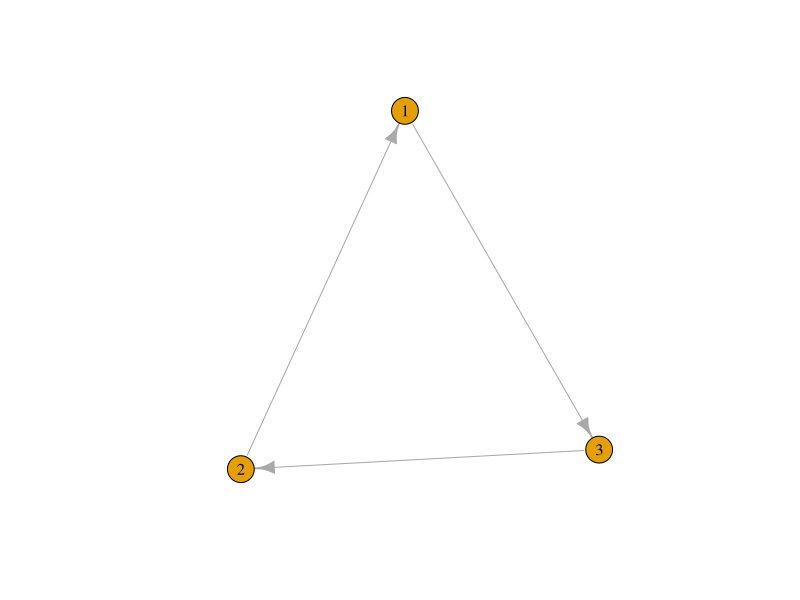
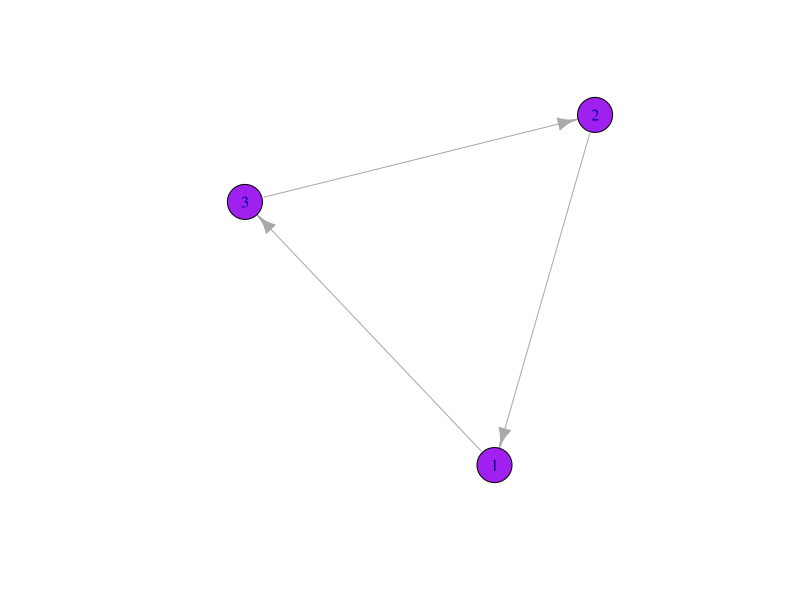
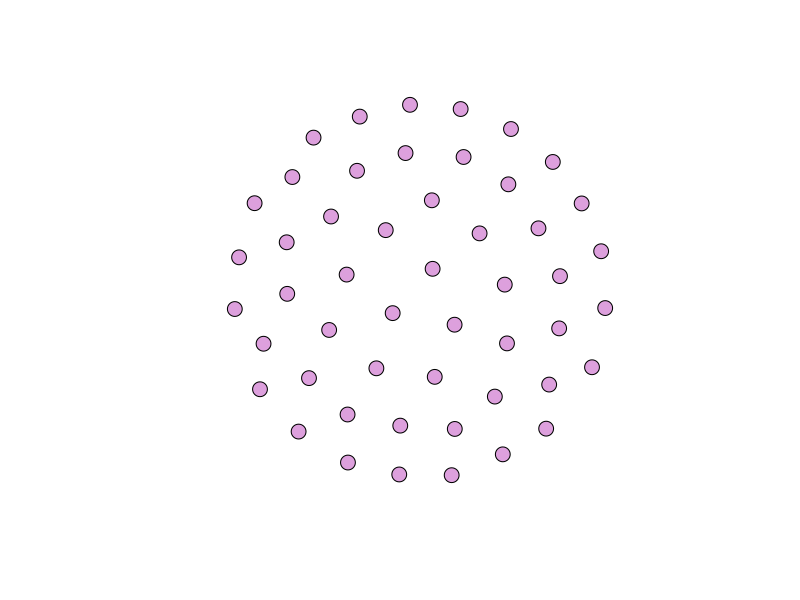
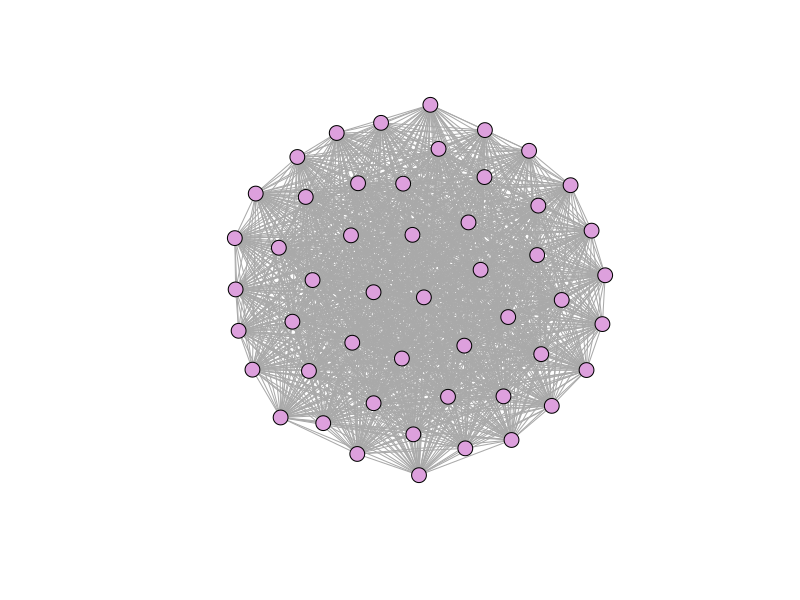
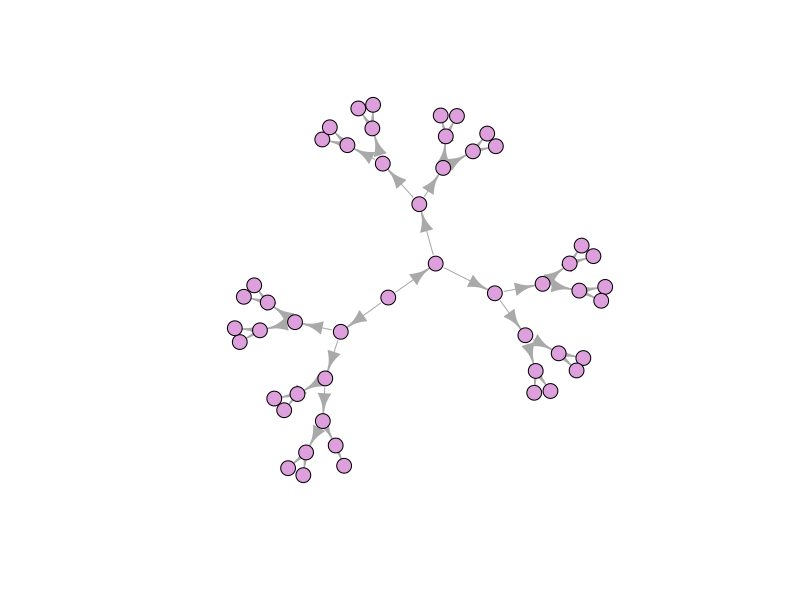
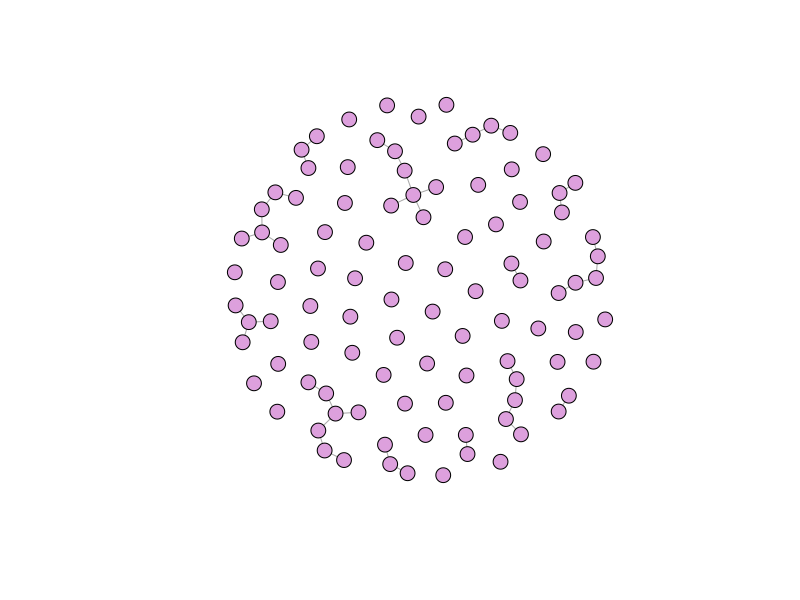
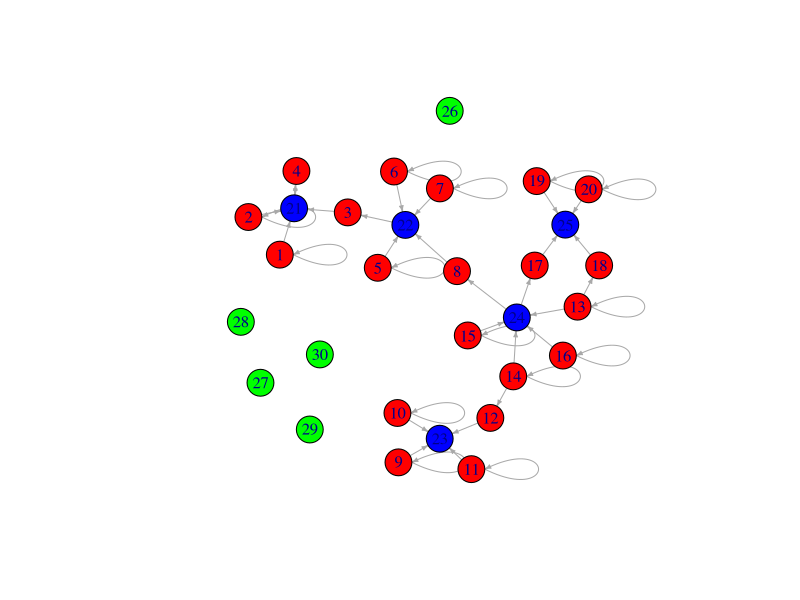
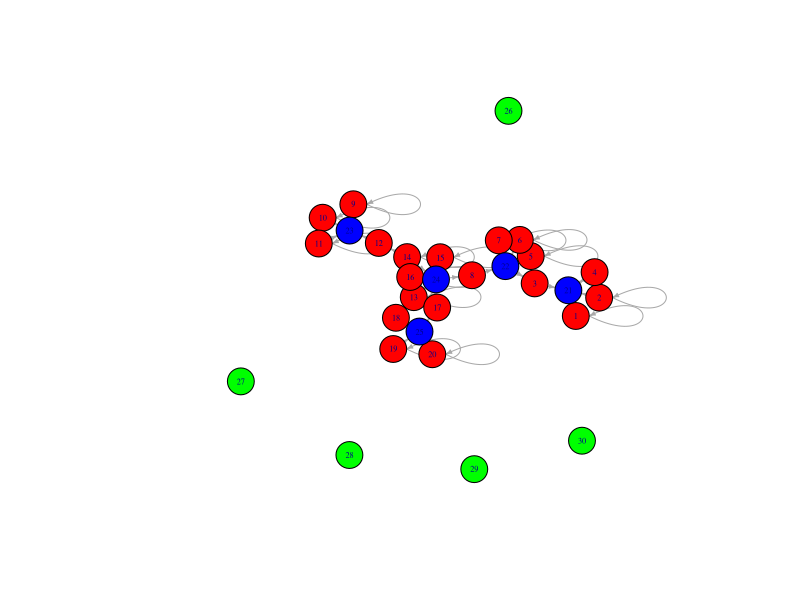

Reproduce these figures in R, in order.
####IMPACT THROUGH NETWORKS####
# a list of packages used
pkgs <- c('dplyr', 'igraph')

# checks to see if you have the packages installed,
# if you don't, it will try to install them
nu_pkgs <- pkgs[!(pkgs %in% installed.packages()[, "Package"])]
if (length(nu_pkgs))
  install.packages(nu_pkgs)

#loading packages from pkgs
lapply(pkgs, library, character.only = TRUE)


mat1 <-
  matrix(c(0, 1, 0, 0, 0, 1, 1, 0, 0), nrow = 3, ncol = 3) # matrix function

mat2 <- graph_from_adjacency_matrix(mat1)

plot(mat2, edge.arrow.size = 1)

mat3 <-
  graph(edge = c(1, 3, 3, 2, 2, 1),
        n = 3,
        directed = TRUE) # use graph function and list edges
plot(
  mat3,
  edge.arrow.size = 1,
  vertex.color = 'purple',
  vertex.size = 20
)

mtgraph <- make_empty_graph(50)
plot(
  mtgraph,
  vertex.size = 8,
  vertex.label = NA,
  vertex.color = "plum"
)

fulgraph <- make_full_graph(50)
plot(
  fulgraph,
  vertex.size = 8,
  vertex.label = NA,
  vertex.color = "plum"
)

tregraph <- make_tree(50)
plot(
  tregraph,
  vertex.size = 8,
  vertex.label = NA,
  vertex.color = "plum"
)

erdograph <- sample_gnm(n = 100, m = 40)
plot(
  erdograph,
  vertex.size = 8,
  vertex.label = NA,
  vertex.color = "plum"
)

# invasion network modelling
dt1 <- c(1, 0, 0, 0, 0, 1, 1, 1, 1, 0)
Amat <- matrix(rbinom(n = 100, s = 1, p = 0.7), ncol = 10)
diag(Amat) <- 1
temp <- dt1 %*% Amat
dt2 <- as.numeric((temp > 0))
cbind(dt1, dt2)

temp <- runif(20)
own <- temp <= 0.61
neighbor <- temp > 0.61 & temp <= 0.77
market <- temp > 0.77 & temp <= 0.96
dealer <- temp > 0.96

Amat <- matrix(0, ncol = 30, nrow = 30)
diag(Amat[1:20, 1:20])[own] <- 1

for (j in 1:20) {
  if (neighbor[j])Amat[sample(1:20[-j], 1), j] <- 1
  else if (market[j]) Amat[sample(21:25, 1), j] <- 1
  else if (dealer[j]) Amat[sample(26:30, 1), j] <- 1
}

Amat[1:4, 21] <- 1
Amat[5:8, 22] <- 1
Amat[9:12, 23] <- 1
Amat[13:16, 24] <- 1
Amat[17:20, 25] <- 1

MA <- graph.adjacency(Amat)
V(MA)$color <- c(rep('red', 20), rep('blue', 5), rep('green', 5))
plot(MA, edge.arrow.size = 0.3)
layout.keep <- layout.kamada.kawai(MA)
plot(
  MA,
  edge.arrow.size = 0.3,
  layout = layout.keep,
  vertex.label.cex = 0.5
)
